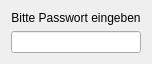
<?xml version="1.0" encoding="UTF-8"?>
<ui version="4.0">
 <class>Login</class>
 <widget class="QDialog" name="Login">
  <property name="windowModality">
   <enum>Qt::ApplicationModal</enum>
  </property>
  <property name="geometry">
   <rect>
    <x>0</x>
    <y>0</y>
    <width>190</width>
    <height>100</height>
   </rect>
  </property>
  <property name="sizePolicy">
   <sizepolicy hsizetype="Fixed" vsizetype="Fixed">
    <horstretch>0</horstretch>
    <verstretch>0</verstretch>
   </sizepolicy>
  </property>
  <property name="minimumSize">
   <size>
    <width>190</width>
    <height>100</height>
   </size>
  </property>
  <property name="cursor">
   <cursorShape>ArrowCursor</cursorShape>
  </property>
  <property name="contextMenuPolicy">
   <enum>Qt::NoContextMenu</enum>
  </property>
  <property name="windowTitle">
   <string>Login</string>
  </property>
  <property name="modal">
   <bool>true</bool>
  </property>
  <layout class="QVBoxLayout" name="verticalLayout">
   <property name="sizeConstraint">
    <enum>QLayout::SetFixedSize</enum>
   </property>
   <item>
    <widget class="QLabel" name="lPassword">
     <property name="text">
      <string>Bitte Passwort eingeben</string>
     </property>
     <property name="alignment">
      <set>Qt::AlignCenter</set>
     </property>
     <property name="wordWrap">
      <bool>false</bool>
     </property>
    </widget>
   </item>
   <item>
    <widget class="QLineEdit" name="password">
     <property name="echoMode">
      <enum>QLineEdit::Password</enum>
     </property>
     <property name="alignment">
      <set>Qt::AlignHCenter</set>
     </property>
    </widget>
   </item>
  </layout>
 </widget>
 <layoutdefault spacing="6" margin="11"/>
 <pixmapfunction>qPixmapFromMimeSource</pixmapfunction>
 <resources/>
 <connections/>
</ui>
